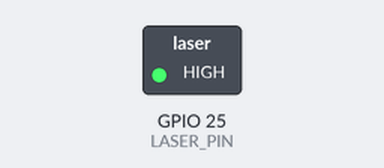
A sketch run on a simulated ESP32. On the bench: switched loads named in the sketch (green lamp = pin HIGH). Dashed ring = blinking.

Above: at 0.5 s.
Timing chart, 0 to 4.6 s (numbered marks = the images above):
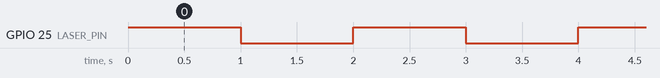

The sketch:

02_laser_1Hz_blink_test.ino
```cpp
#include <Arduino.h>

#define LASER_PIN 25

void setup() {
  pinMode(LASER_PIN, OUTPUT);
}

void loop() {
  digitalWrite(LASER_PIN, HIGH);
  delay(1000);
  digitalWrite(LASER_PIN, LOW);
  delay(1000);
}
```

Measured:
- by itself, GPIO 25 (LASER_PIN): alternates HIGH for 1.0 s and LOW for 1.0 s
